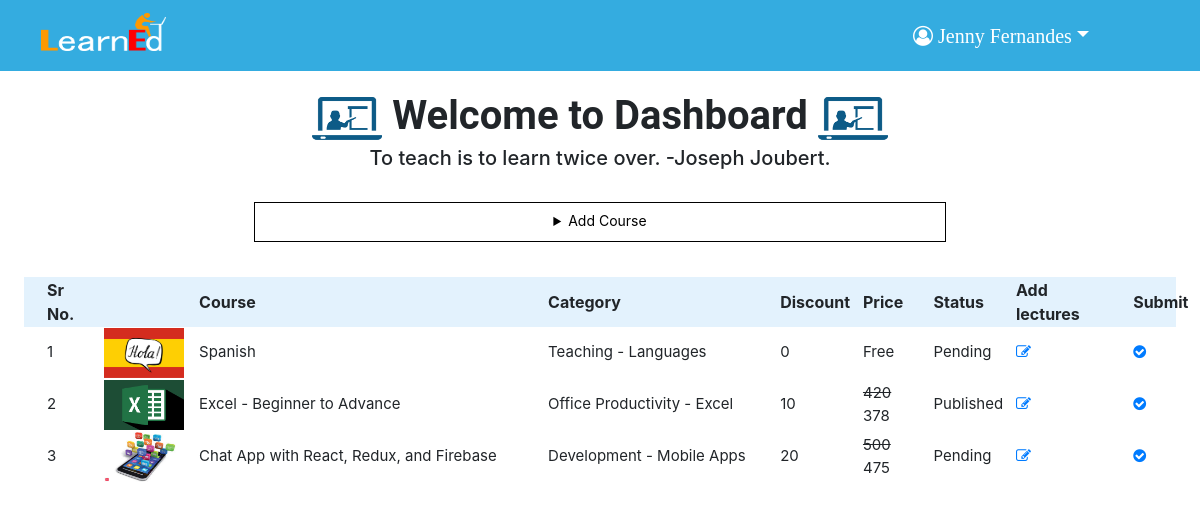
/teacher/ (signed in), run on an earlier commit of the app's database.
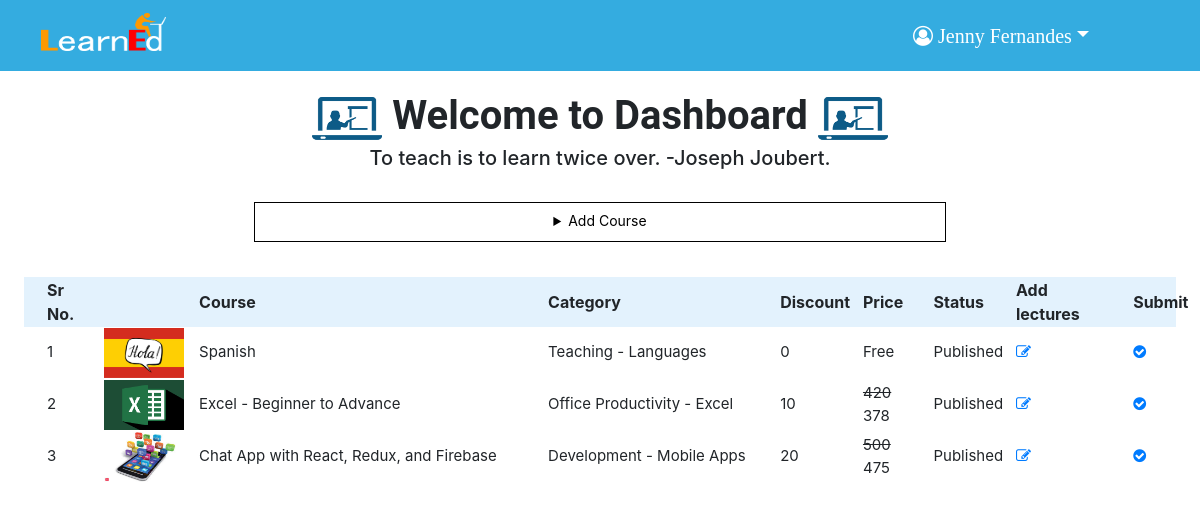
And on a later commit of the database.
### tables this page shows
CREATE TABLE `course` (
  `CID` int(11) NOT NULL,
  `name` varchar(100) NOT NULL,
  `sub_cat_id` int(11) NOT NULL,
  `thumbnail` varchar(50) NOT NULL,
  `decription` text NOT NULL,
  `level` varchar(25) NOT NULL,
  `UID` int(11) NOT NULL,
  `price` varchar(60) NOT NULL,
  `discount` int(25) NOT NULL,
  `submitted` tinyint(4) NOT NULL DEFAULT 0,
  `approved` tinyint(4) NOT NULL DEFAULT 0,
  `date` timestamp NOT NULL DEFAULT current_timestamp()
);

CREATE TABLE `cat` (
  `cat_id` int(10) NOT NULL,
  `cat_name` text NOT NULL
);

CREATE TABLE `sub_cat` (
  `sub_cat_id` int(11) NOT NULL,
  `sub_cat_name` text NOT NULL,
  `cat_id` int(11) NOT NULL
);

### teacher/function.php (the view, shortened to what this page needs)
<?php
function view_course(){
		include("../admin/inc/db.php");
		$UID=$_SESSION["UID"];
		$get_cat=$con->prepare("select c.*,cat.cat_name, sc.sub_cat_name from course as c,cat, sub_cat as sc WHERE sc.cat_id=cat.cat_id AND c.sub_cat_id=sc.sub_cat_id and c.UID='$UID'");
		$get_cat->execute();
		$i=1;
		while ($row=$get_cat->fetch(PDO::FETCH_ASSOC)):
		echo"<tr>
				<td>".$i++."</td>
				<td><img class='thumbnail' src='../img/thumbnails/".$row['thumbnail']."'></td>
				<td>".$row['name']."</td>
				<td>".$row['cat_name']." - ".$row['sub_cat_name']."</td>
				<td>".$row['discount']."</td>
				<td>";
				if($row['discount']){
					echo "<strike>".$row['price']."</strike> ".(($row['price'])-(($row['price'])/($row['discount'])));
				}
				else{
				if(!$row['price']){ echo "Free";}
				else{ echo $row['price'];}}
				echo "</td>
				<td>";
				if ($row['submitted'] && $row['approved'] ) {
					echo "Published";
				}elseif($row['submitted']){
					echo "Pending";
				}else{
					echo "Not submitted";
				}
				echo "</td>
				<td><a href='addlec.php?id=".$row["CID"]."'><i class='fa fa-pencil-square-o' aria-hidden='true'></i></a></td>
				<td><a href='index.php?submit=".$row["CID"]."'><i class='fa fa-check-circle' aria-hidden='true'></i></a></td>
			 </tr>";
		endwhile;
	}
?>

### teacher/index.php (shortened to what this page needs)
<?php require_once "function.php";  ?>
<!doctype html>
<html lang="en">
  <head>
    <link rel="stylesheet" href="https://maxcdn.bootstrapcdn.com/bootstrap/4.0.0/css/bootstrap.min.css">
    <link rel="stylesheet" type="text/css" href="index.css">
    <link rel="stylesheet" href="../design/font-awesome/css/font-awesome.min.css">
    <link rel="stylesheet" href="../design/bootstrap-social/bootstrap-social.css">
  </head>
  <body>
    <div class="navigation">
      <nav class="navbar navbar-expand-lg navbar-light " style="background-color:#34ace0; width: 100%;" >
        <a class="navbar-brand"  href="index.php">
            <img src="../img/logo.png" width="150px" height="45px"  alt="LearnEd" style="padding-left: 25px;padding-bottom: 7px;">
        </a>
        <div class="navbar-collapse collapse" id="navbarSupportedContent">
          <ul class="navbar-nav ml-auto" >
              <li class="nav-item dropdown">
                <a class="nav-link dropdown-toggle" href="#" id="navbarDropdown" role="button" data-toggle="dropdown" aria-haspopup="true" aria-expanded="false" style="color: white;padding-right: 95px;font-size: 20px;"><i class="fa fa-user-circle-o" aria-hidden="true">  <?php echo $_SESSION["fname"]." ".$_SESSION["lname"]?></i></a>
              </li>
            </ul>
          </div>
       </nav>
    </div>
<div class="fees">
  <h2 style="font-family: roboto;"><img src="../img/tlogo2.png" style="width: 70px;height: 55px;"> Welcome to Dashboard <img src="../img/tlogo2.png" style="width: 70px;height: 55px;"></h2>
  <h5>To teach is to learn twice over. -Joseph Joubert.</h5>
</div>
    <div id="add">
    <details>
      <summary>Add Course</summary>
    </details>
    <table>
      <tr>
        <th>Sr No.</th>
        <th></th>
        <th>Course</th>
        <th>Category</th>
        <th>Discount</th>
        <th>Price</th>
        <th>Status</th>
        <th>Add lectures</th>
        <th>Submit</th>
      </tr>
            <?php echo view_course(); ?>
    </table>
  </div>
  </body>
  </html>

### teacher/index.css (style rules this page uses)
#add { width: 100%; padding: 2%; box-sizing: border-box; }
#add details { width: 60%; margin: auto; }
#add details summary { text-align: center; width: 100%; height: 40px; color: #000; border:1px solid #000; font-size: 14px; line-height: 35px; cursor: pointer; }
#add table { width: 100%; margin-top:3%; }
#add table tr th { height: 35px; padding-left: 2%; background-color:#e3f2fd; text-align:left; box-sizing: border-box; }
#add table tr td { height: 30px; padding-left: 2%; box-sizing: border-box; font-size: 15px; }
.thumbnail { height: 50px; width: 80px; }
.fees { text-align: center; margin-top: 20px; }
.fees h2 { font-weight: 700; margin-bottom: 0px; font-size: 40px; }

What changed in the data, as far as the page shows it:
changed course "Spanish": approved "Pending" → "Published"
changed course "Chat App with React, Redux, and Firebase": approved "Pending" → "Published"
